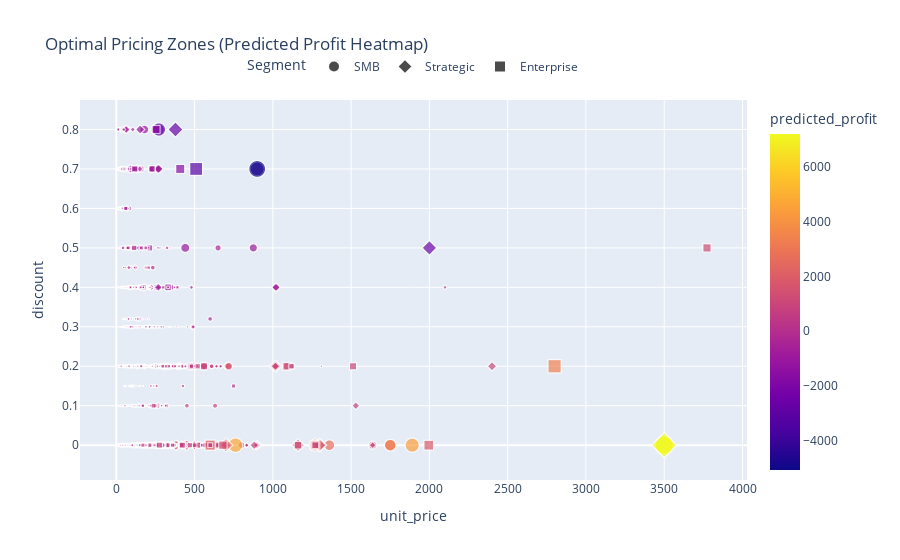

The notebook cell saved with this chart:
### Markdown cell above
#### SEGMENTED PRICING STRATEGY

### Code cell
segment_prices = (
    df.groupby('segment')
    .agg(avg_unit_price=('unit_price', 'mean'),
         avg_profit_margin=('profit_margin', 'mean'))
    .reset_index()
)

segment_stats = df.groupby('segment').agg(
    avg_unit_price=('unit_price', 'mean'),
    avg_profit_margin=('profit_margin', 'mean')
).reset_index()

fig, ax1 = plt.subplots(figsize=(10, 6))

sns.barplot(data=segment_stats, x='segment', y='avg_unit_price', ax=ax1, color='skyblue')
ax1.set_ylabel("Average Unit Price", color='blue')

# Add secondary axis
ax2 = ax1.twinx()
sns.lineplot(data=segment_stats, x='segment', y='avg_profit_margin', ax=ax2, color='orange', marker="o")
ax2.set_ylabel("Avg Profit Margin", color='orange')

plt.title("Segment-Level Pricing and Profitability")
plt.show()

sim_df['predicted_profit'] = model.predict(sim_df[['unit_price', 'discount', 'quantity']])

import plotly.express as px

fig = px.scatter(
    sim_df,
    x='unit_price',
    y='discount',
    color='predicted_profit',
    size=sim_df['predicted_profit'].abs(), 
    symbol='segment',
    hover_data=['segment'],
    title="Optimal Pricing Zones (Predicted Profit Heatmap)"
)

fig.update_layout(
    legend=dict(
        title='Segment',
        orientation='h',
        yanchor='bottom',
        y=1.05,
        xanchor='center',
        x=0.5
    )
)
fig.show()

### Figure 1 — Plotly figure (JSON) as saved in the notebook; plotly's stock layout.template omitted (floating-point values rounded to 4 significant figures; data arrays with more than 128 entries replaced by an {"elided": "..."} marker saying what was removed)
{"data": [{"customdata": {"elided": "5191x1 str values"}, "hovertemplate": "segment=%{customdata[0]}<br>unit_price=%{x}<br>discount=%{y}<br>size=%{marker.size}<br>predicted_profit=%{marker.color}<extra></extra>", "legendgroup": "SMB", "marker": {"color": {"elided": "5191 float values"}, "coloraxis": "coloraxis", "size": {"elided": "5191 float values"}, "sizemode": "area", "sizeref": 18.02, "symbol": "circle"}, "mode": "markers", "name": "SMB", "showlegend": true, "type": "scattergl", "x": {"elided": "5191 float values"}, "xaxis": "x", "y": {"elided": "5191 float values"}, "yaxis": "y"}, {"customdata": {"elided": "3020x1 str values"}, "hovertemplate": "segment=%{customdata[0]}<br>unit_price=%{x}<br>discount=%{y}<br>size=%{marker.size}<br>predicted_profit=%{marker.color}<extra></extra>", "legendgroup": "Strategic", "marker": {"color": {"elided": "3020 float values"}, "coloraxis": "coloraxis", "size": {"elided": "3020 float values"}, "sizemode": "area", "sizeref": 18.02, "symbol": "diamond"}, "mode": "markers", "name": "Strategic", "showlegend": true, "type": "scattergl", "x": {"elided": "3020 float values"}, "xaxis": "x", "y": {"elided": "3020 float values"}, "yaxis": "y"}, {"customdata": {"elided": "1783x1 str values"}, "hovertemplate": "segment=%{customdata[0]}<br>unit_price=%{x}<br>discount=%{y}<br>size=%{marker.size}<br>predicted_profit=%{marker.color}<extra></extra>", "legendgroup": "Enterprise", "marker": {"color": {"elided": "1783 float values"}, "coloraxis": "coloraxis", "size": {"elided": "1783 float values"}, "sizemode": "area", "sizeref": 18.02, "symbol": "square"}, "mode": "markers", "name": "Enterprise", "showlegend": true, "type": "scattergl", "x": {"elided": "1783 float values"}, "xaxis": "x", "y": {"elided": "1783 float values"}, "yaxis": "y"}], "layout": {"autosize": true, "coloraxis": {"colorbar": {"title": {"text": "predicted_profit"}}, "colorscale": [[0, "#0d0887"], [0.1111, "#46039f"], [0.2222, "#7201a8"], [0.3333, "#9c179e"], [0.4444, "#bd3786"], [0.5556, "#d8576b"], [0.6667, "#ed7953"], [0.7778, "#fb9f3a"], [0.8889, "#fdca26"], [1, "#f0f921"]]}, "legend": {"itemsizing": "constant", "orientation": "h", "title": {"text": "Segment"}, "tracegroupgap": 0, "x": 0.5, "xanchor": "center", "y": 1.05, "yanchor": "bottom"}, "title": {"text": "Optimal Pricing Zones (Predicted Profit Heatmap)"}, "xaxis": {"anchor": "y", "autorange": true, "domain": [0, 1], "range": [-232.3, 4030.0], "title": {"text": "unit_price"}, "type": "linear"}, "yaxis": {"anchor": "x", "autorange": true, "domain": [0, 1], "range": [-0.1463, 0.9149], "title": {"text": "discount"}, "type": "linear"}}}
